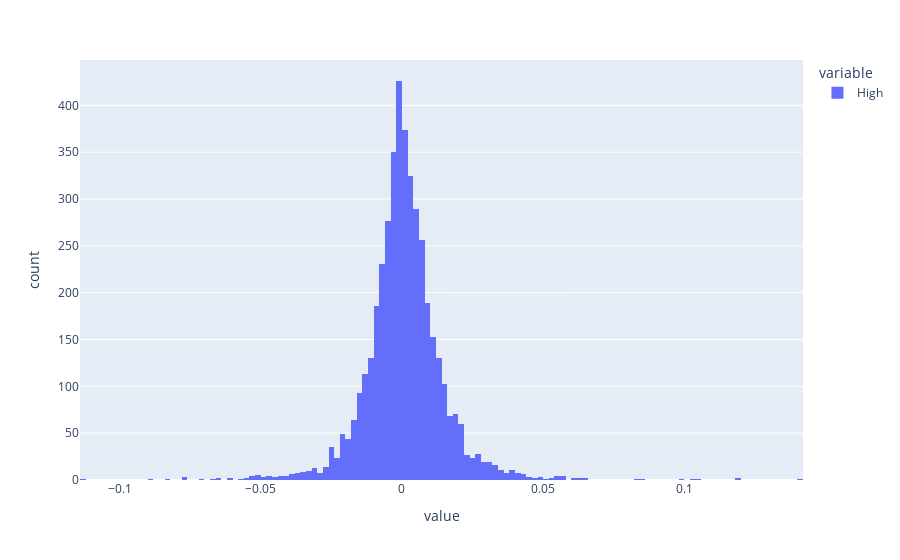

Write notebook code for a chart like this one.
### Code cell
df.High.hist(bins=200)

### Figure 1 — Plotly figure (JSON) as saved in the notebook; plotly's stock layout.template omitted (floating-point values rounded to 4 significant figures; data arrays with more than 128 entries replaced by an {"elided": "..."} marker saying what was removed)
{"data": [{"alignmentgroup": "True", "bingroup": "x", "hovertemplate": "variable=High<br>value=%{x}<br>count=%{y}<extra></extra>", "legendgroup": "High", "marker": {"color": "#636efa", "pattern": {"shape": ""}}, "name": "High", "offsetgroup": "High", "orientation": "v", "showlegend": true, "type": "histogram", "x": {"elided": "4354 float values"}, "xaxis": "x", "yaxis": "y"}], "layout": {"barmode": "relative", "legend": {"title": {"text": "variable"}, "tracegroupgap": 0}, "margin": {"t": 60}, "xaxis": {"anchor": "y", "domain": [0, 1], "title": {"text": "value"}}, "yaxis": {"anchor": "x", "domain": [0, 1], "title": {"text": "count"}}}}
